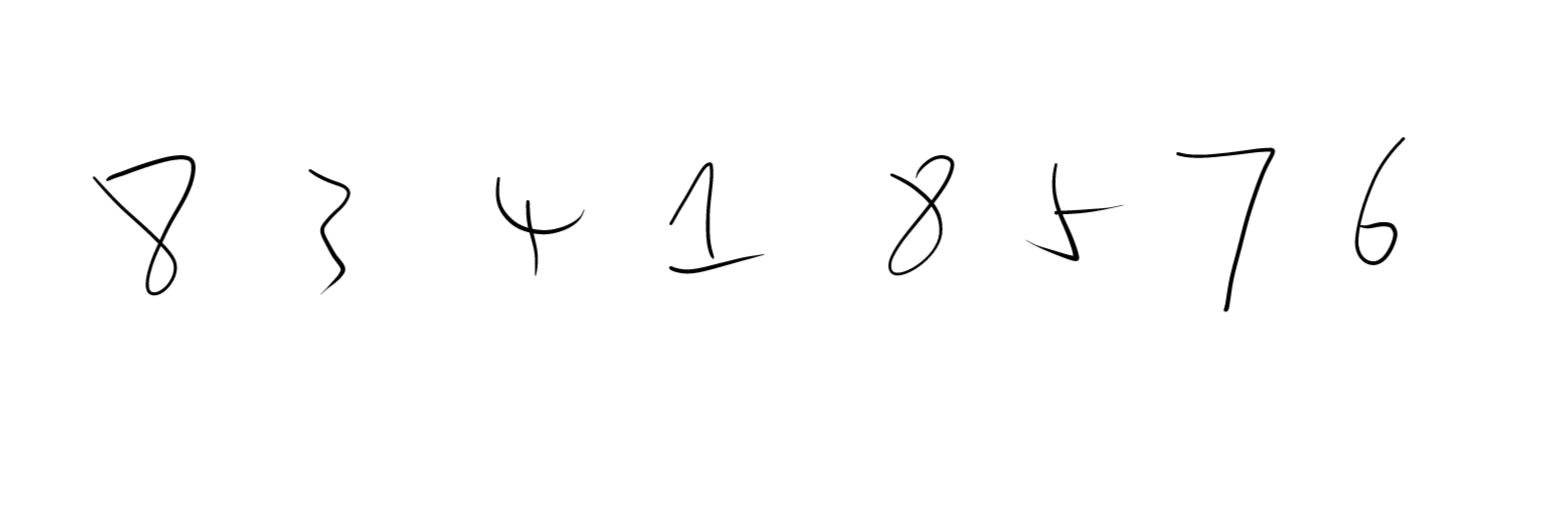
#> input picture handwritten1.jpg, 1548 x 524 px
$ python -i advanced_preprocessor.py   (imports and definitions only)
#> lines starting #> are read from the running program, lines starting #| are printed output that depends on the picture; after the words box and inside, x2 and y2 are one past the last pixel; in counts of white or black regions, pixels touching at a corner belong together
"""
高级图像预处理模块
处理任意尺寸、任意质量的输入图像
"""
import cv2
import numpy as np
from PIL import Image


class AdvancedPreprocessor:
    """高级图像预处理器"""

    def __init__(self):
        pass

    def preprocess(self, image_path, debug=False):
        """
        预处理图像

        Args:
            image_path: 图像路径或numpy数组
            debug: 是否显示中间步骤

        Returns:
            numpy. ndarray: 预处理后的二值图像
        """
#> called with image_path = '../handwritten1.jpg', debug = False
        # 读取图像
        if isinstance(image_path, str):
            img = cv2.imread(image_path)
#> img is the input picture: shape (524, 1548, 3); min 0, max 255, mean 252.8
            if img is None:
                raise ValueError(f"无法读取图像: {image_path}")
        else:
            img = image_path

        # 转为灰度图
        if len(img.shape) == 3:
            gray = cv2.cvtColor(img, cv2.COLOR_BGR2GRAY)
        else:
            gray = img. copy()

        if debug:
            self._show_debug("1. 原始灰度图", gray)

        # 去噪
        denoised = cv2.fastNlMeansDenoising(gray, None, h=10)

        if debug:
            self._show_debug("2. 去噪后", denoised)

        # 自适应二值化
        binary = cv2.adaptiveThreshold(
            denoised, 255,
            cv2.ADAPTIVE_THRESH_GAUSSIAN_C,
            cv2.THRESH_BINARY_INV,
            blockSize=11,
            C=2
        )
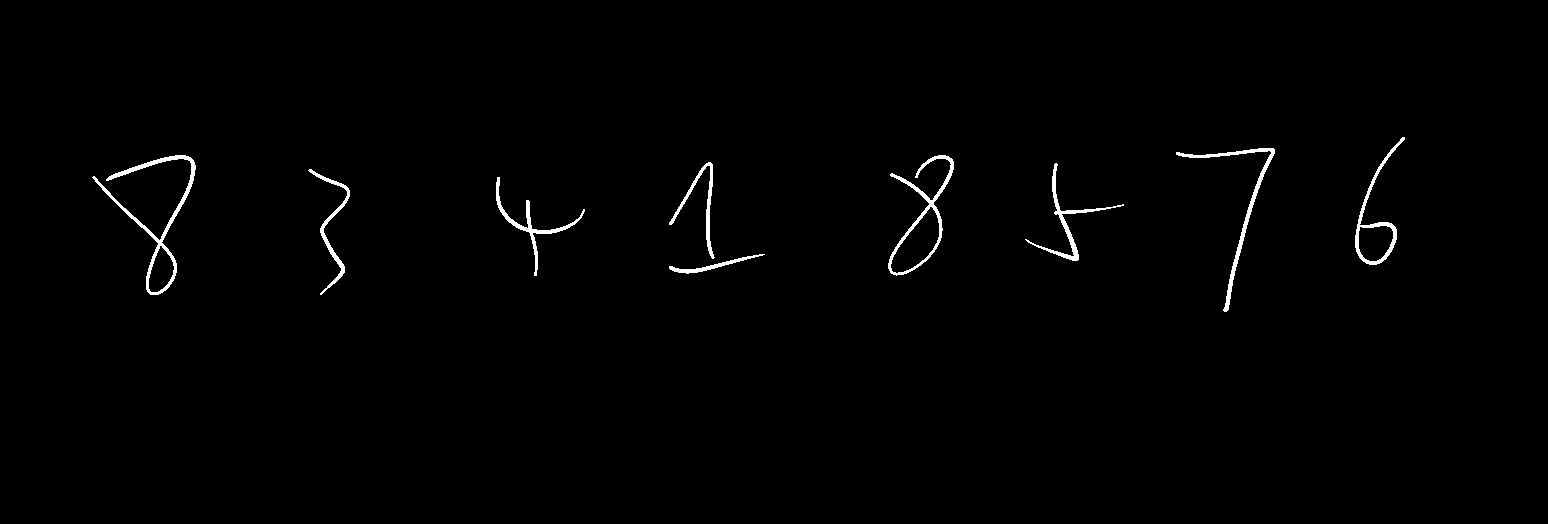
#> binary: shape (524, 1548); 0.92% white; 9 white regions, largest, box (x1, y1, x2, y2) and area: (92, 155, 196, 295) 1449, (888, 155, 954, 276) 1104, (1176, 148, 1275, 312) 1041

        if debug:
            self._show_debug("3. 自适应二值化", binary)

        # 形态学操作 - 去除小噪点
        kernel_small = np.ones((2, 2), np.uint8)
        binary = cv2.morphologyEx(binary, cv2.MORPH_OPEN, kernel_small)
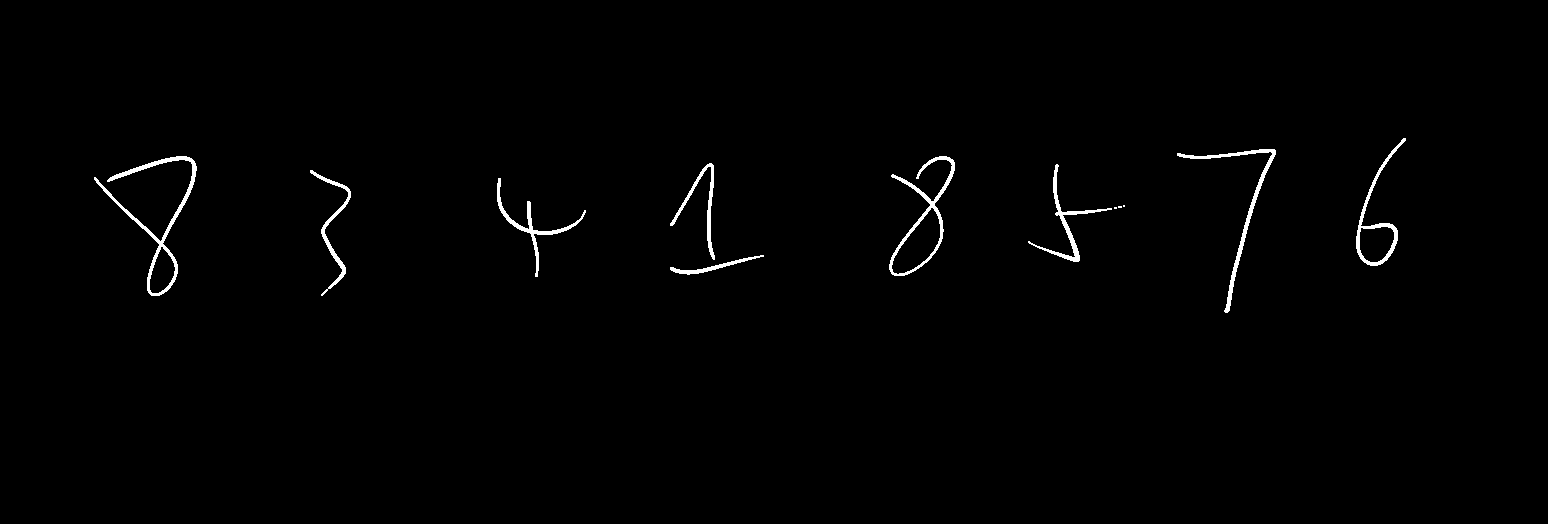
#> binary: shape (524, 1548); 0.92% white; 12 white regions (3 under 20 px), largest, box (x1, y1, x2, y2) and area: (94, 156, 197, 296) 1448, (889, 156, 955, 276) 1103, (1177, 149, 1276, 313) 1041

        if debug:
            self._show_debug("4. 去除噪点", binary)

        # 膨胀操作 - 连接断裂的笔画
        kernel_dilate = np.ones((2, 2), np.uint8)
        binary = cv2.dilate(binary, kernel_dilate, iterations=1)
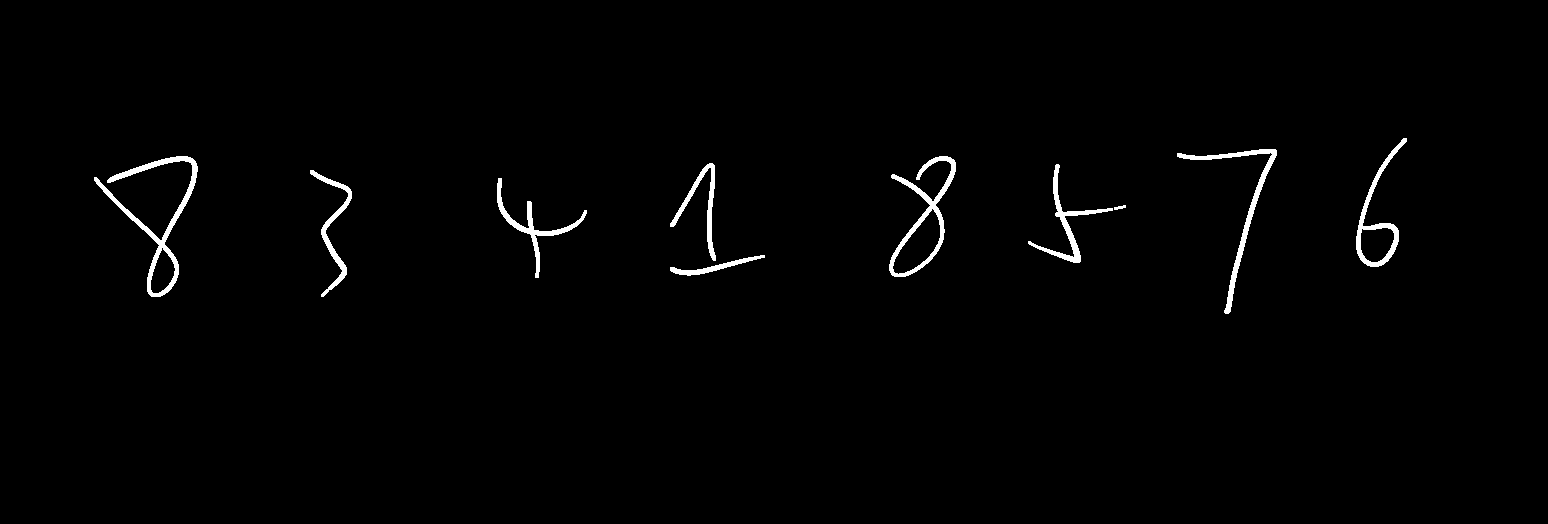
#> binary: shape (524, 1548); 1.2% white; 10 white regions, largest, box (x1, y1, x2, y2) and area: (94, 156, 198, 297) 1960, (889, 156, 956, 277) 1533, (1177, 149, 1277, 314) 1363

        if debug:
            self._show_debug("5. 连接笔画", binary)

        return binary, gray

    # [46 lines left out: functions deskew, _show_debug, not called in this run]


# [3 lines not run here, left out]

>>> result = AdvancedPreprocessor().preprocess('../handwritten1.jpg')

$ run again, on handwritten2.jpg
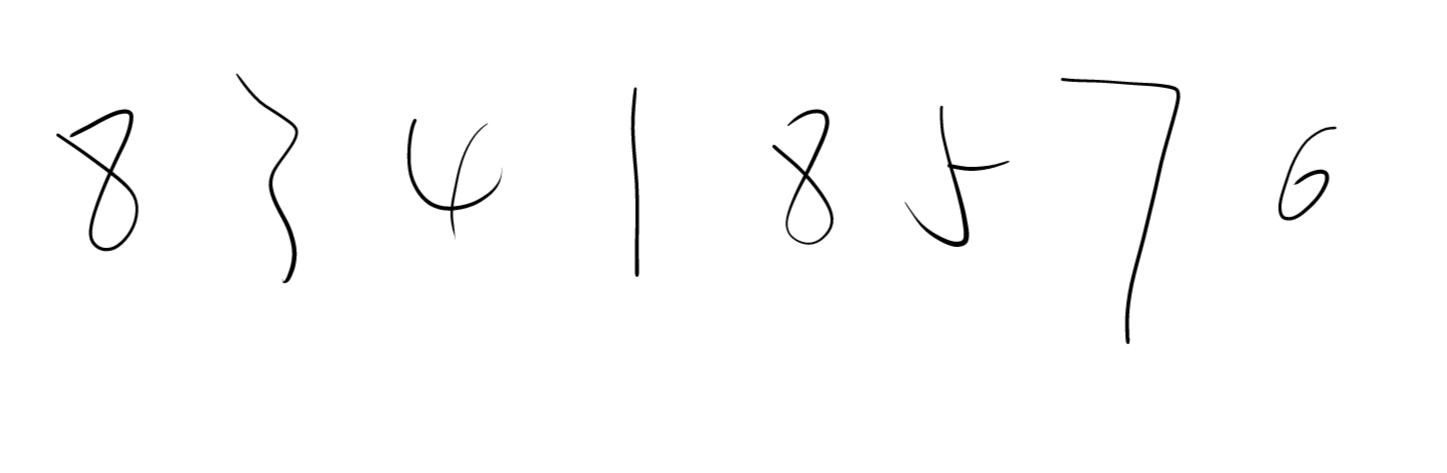
#> input picture handwritten2.jpg, 1447 x 473 px
#> in preprocess, img is the input picture: shape (473, 1447, 3); min 0, max 255, mean 252.1
#> in preprocess, `binary = cv2.adaptiveThreshold( denoised, 255, cv2.ADAPTIVE_THRESH_GAU..`:
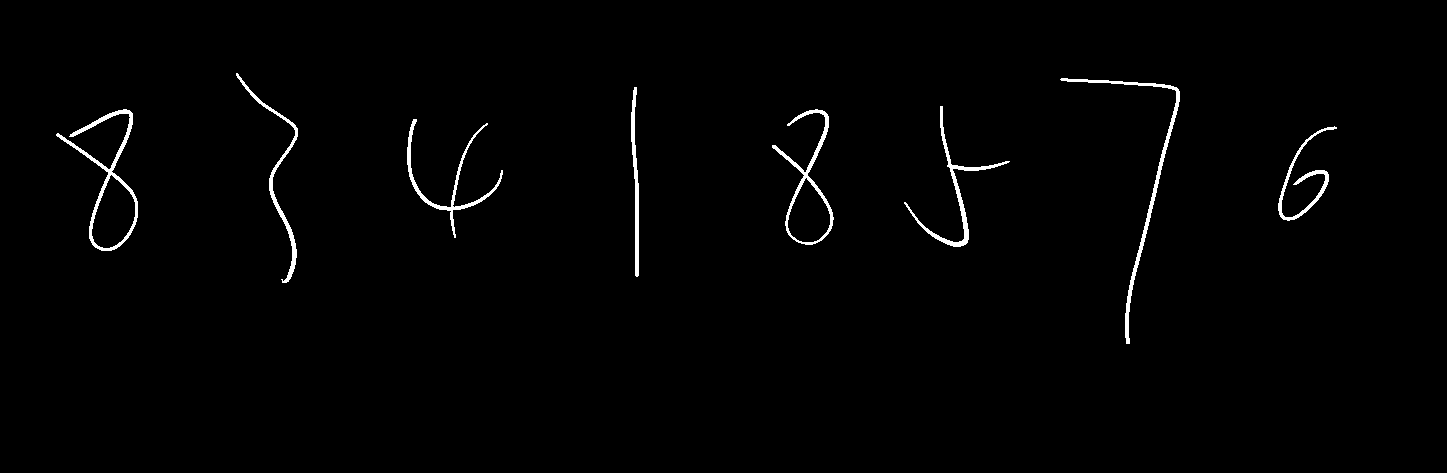
#> binary: shape (473, 1447); 1.2% white; 8 white regions, largest, box (x1, y1, x2, y2) and area: (56, 109, 138, 251) 1389, (1060, 78, 1180, 344) 1370, (772, 109, 834, 245) 1092
#> in preprocess, `binary = cv2.dilate(binary, kernel_dilate, iterations=1)`:
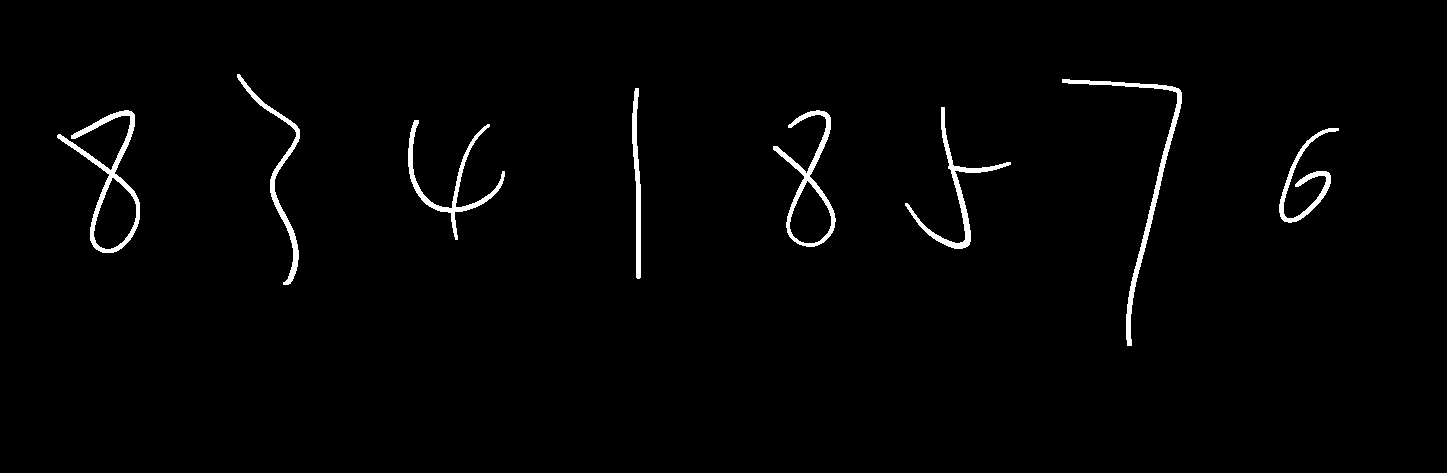
#> binary: shape (473, 1447); 1.6% white; 8 white regions, largest, box (x1, y1, x2, y2) and area: (57, 110, 140, 253) 1887, (1062, 79, 1182, 346) 1807, (773, 110, 836, 247) 1514
